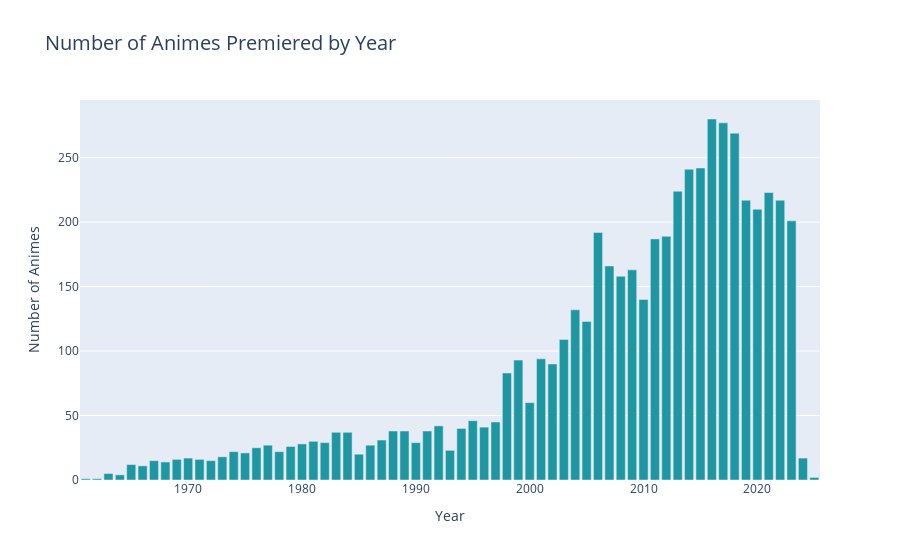

Write notebook code for a chart like this one.
### Code cell
# Filter out None values from premiered_Year
filtered_premiered_year = premiered_Year.dropna()

# Count the occurrences of each year
year_counts = filtered_premiered_year.value_counts()

# Sort the years in ascending order
sorted_years = sorted(year_counts.index)

# Bar plot to show count of anime based on premiered year
fig = go.Figure(data = go.Bar(
    x = sorted_years,
    y = year_counts[sorted_years],
    marker = dict(color = '#1f97a3'),  # Set the color of the bars
))

# Set the title and axis labels
fig.update_layout(
    title = 'Number of Animes Premiered by Year',
    xaxis_title = 'Year',
    yaxis_title = 'Number of Animes',
    title_font = dict(size = 20),
    font = dict(size = 12)
)

fig.show()

### Figure 1 — Plotly figure (JSON) as saved in the notebook; plotly's stock layout.template omitted (floating-point values rounded to 4 significant figures)
{"data": [{"marker": {"color": "#1f97a3"}, "type": "bar", "x": [1961, 1962, 1963, 1964, 1965, 1966, 1967, 1968, 1969, 1970, 1971, 1972, 1973, 1974, 1975, 1976, 1977, 1978, 1979, 1980, 1981, 1982, 1983, 1984, 1985, 1986, 1987, 1988, 1989, 1990, 1991, 1992, 1993, 1994, 1995, 1996, 1997, 1998, 1999, 2000, 2001, 2002, 2003, 2004, 2005, 2006, 2007, 2008, 2009, 2010, 2011, 2012, 2013, 2014, 2015, 2016, 2017, 2018, 2019, 2020, 2021, 2022, 2023, 2024, 2025], "y": [1, 1, 5, 4, 12, 11, 15, 14, 16, 17, 16, 15, 18, 22, 21, 25, 27, 22, 26, 28, 30, 29, 37, 37, 20, 27, 31, 38, 38, 29, 38, 42, 23, 40, 46, 41, 45, 83, 93, 60, 94, 90, 109, 132, 123, 192, 166, 158, 163, 140, 187, 189, 224, 241, 242, 280, 277, 269, 217, 210, 223, 217, 201, 17, 2]}], "layout": {"font": {"size": 12}, "title": {"font": {"size": 20}, "text": "Number of Animes Premiered by Year"}, "xaxis": {"title": {"text": "Year"}}, "yaxis": {"title": {"text": "Number of Animes"}}}}
